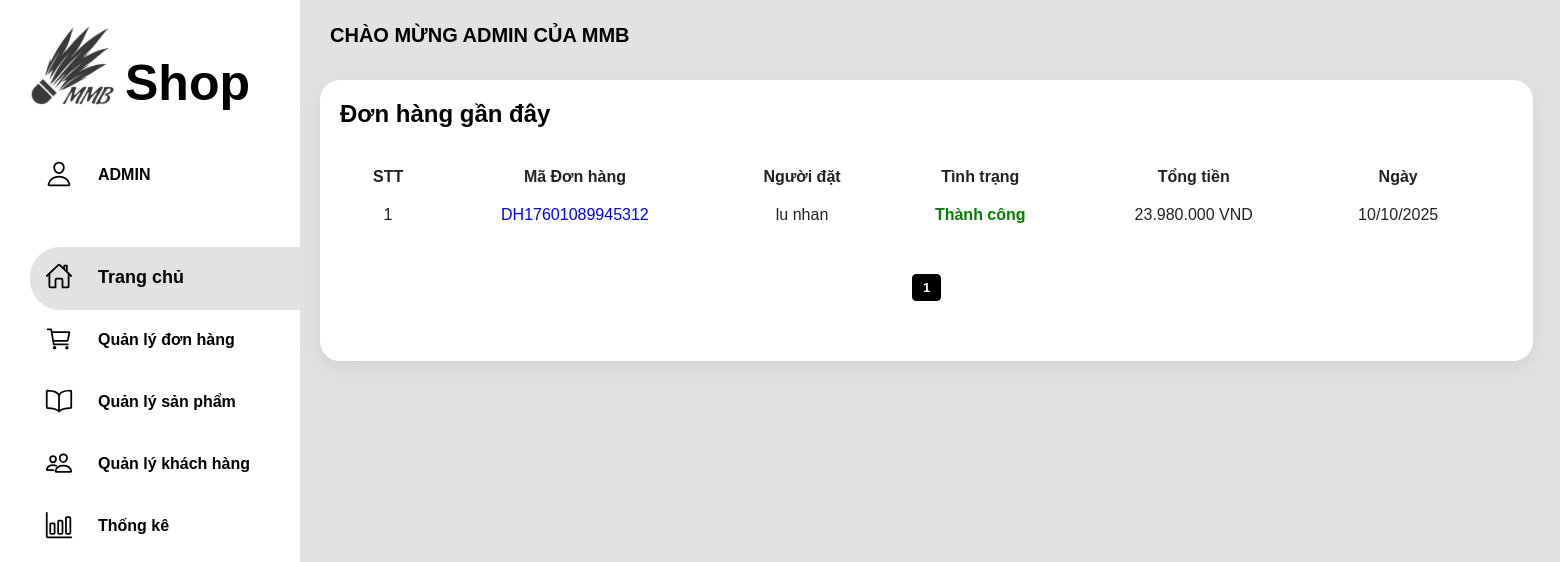
Page /admin/html/trangchuadmin.php on the earlier database version.
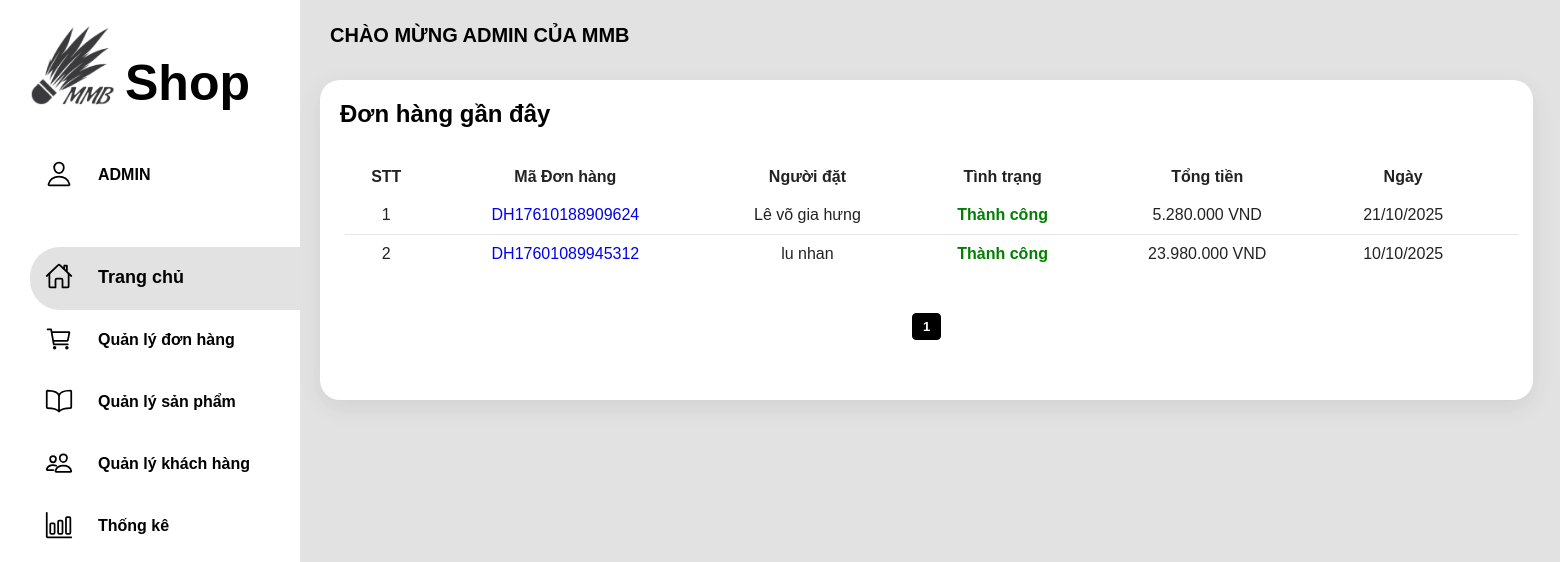
Same page on the later database version.
### tables this page shows
CREATE TABLE `orders` (
  `id` int(11) NOT NULL,
  `code` varchar(50) NOT NULL,
  `user_id` int(11) NOT NULL,
  `total` decimal(15,2) NOT NULL,
  `status` varchar(50) DEFAULT 'Chờ xác nhận',
  `created_at` datetime DEFAULT current_timestamp()
);

CREATE TABLE `users` (
  `id` int(11) NOT NULL,
  `avatar` varchar(255) DEFAULT 'default.jpg',
  `username` varchar(50) NOT NULL,
  `fullname` varchar(100) NOT NULL,
  `email` varchar(100) NOT NULL,
  `address` varchar(255) NOT NULL,
  `birthday` date NOT NULL,
  `password` varchar(255) NOT NULL,
  `numberphone` varchar(15) DEFAULT NULL,
  `city` varchar(50) NOT NULL,
  `address1` varchar(50) DEFAULT NULL,
  `status` tinyint(4) DEFAULT 1
);

### database/connect.php (called while the page is built, shortened)
<?php
   class database {
    private $conn = null;
    private $host = 'localhost';
    private $user = 'root';
    private $pass = '';
    private $database = 'mydb';
    private $result = null;
    private function connect(){
        $this->conn = new mysqli($this->host,$this->user,$this->pass,$this->database)
        or die('Kết nối database thất bại');
        $this-> conn ->query('SET NAMES UTF8');
    }
     public function fetchAll() {
        if ($this->result && $this->result->num_rows > 0) {
            return $this->result->fetch_all(MYSQLI_ASSOC);
        }
        return [];
    }
    public function select_prepare($sql, $types = '', ...$params) {
        $this->stmt = $this->conn->prepare($sql);
        if ($this->stmt->execute()) {
            $this->result = $this->stmt->get_result();
            return $this;
        }
        return false;
    }
   }
?>

### admin/html/trangchuadmin.php (the view, shortened to what this page needs)
<!DOCTYPE html>
<html lang="en">
<?php
include $_SERVER['DOCUMENT_ROOT'] . '/Web-Badminton-Shop/database/connect.php';
$data = new Database();
$limit = 10;
$page = isset($_GET['page']) ? (int)$_GET['page'] : 1;
$offset = ($page - 1) * $limit;
$sql = "SELECT orders.*, users.fullname
        FROM orders
        JOIN users ON orders.user_id = users.id
        ORDER BY orders.created_at DESC
        LIMIT $offset, $limit";
$data->select_prepare($sql);
$result = $data->fetchAll();
$sql_total = "SELECT COUNT(*) as total FROM orders";
$data->select_prepare($sql_total);
$result_total = $data->fetchAll();
$row_total = $result_total[0];
$total_orders = $row_total['total'];
$total_pages = ceil($total_orders / $limit);
?>
<head>
    <link rel="stylesheet" href="../css/indexadmin.css">
    <link rel="stylesheet" href="../css/quanlydonhang.css">
    <link rel="stylesheet" href="https://cdnjs.cloudflare.com/ajax/libs/font-awesome/6.0.0-beta3/css/all.min.css">
</head>
<body>
    <div class="container">
        <div class="navigation">
            <ul>
                <li>
                        <div style="display: flex; align-items: center; position: relative;">
                        <img src="../img/logo.png" alt="a logo" width="85px" height="85px">
                        <span class="custom-font" style="margin-left: 10px; position: relative; top: 20px;">Shop</span>
</div>
                </li>
                <div class="">
                <li>
                    <a href="" style="color: black;" id="">
                        <span class="icon">
                            <ion-icon name="person-outline"></ion-icon>
                        </span>
                        <span class="title">ADMIN</span>
                    </a>
                </li>
            </div>
                <li>
                    <a href="trangchuadmin.php" style="color: black;" id="active">
                        <span class="icon">
                            <ion-icon name="home-outline"></ion-icon>
                        </span>
                        <span class="title">Trang chủ</span>
                    </a>
                </li>
                <li>
                    <a href="quanlydonhang.php"style="color: black;" >
                        <span class="icon">
                            <ion-icon name="cart-outline"></ion-icon>
                        </span>
                        <span class="title">Quản lý đơn hàng</span>
                    </a>
                </li>
                <li>
                    <a href="quanlysanpham.php" style="color: black;">
                        <span class="icon">
                            <ion-icon name="book-outline"></ion-icon>
                        </span>
                        <span class="title">Quản lý sản phẩm</span>
                    </a>
                </li>
                <li>
                    <a href="quanlykhachhang.php"style="color: black;">
                        <span class="icon">
                            <ion-icon name="people-outline"></ion-icon>
                        </span>
                        <span class="title">Quản lý khách hàng</span>
                    </a>
                </li>
                <li>
                    <a href="thongke.php"style="color: black;">
                        <span class="icon">
                            <ion-icon name="bar-chart-outline"></ion-icon>
                        </span>
                        <span class="title">Thống kê</span>
                    </a>
                </li>
            </ul>
        </div>
        <div class="main">
            <div class="topbar">
                <div class="hello">
                    <p>CHÀO MỪNG ADMIN CỦA MMB</p>
                </div>
            </div>
        <div class="details">
    <div class="recentOrders">
        <div class="cardHeader">
            <h2>Đơn hàng gần đây</h2>
        </div>
        <table>
            <thead>
                <tr>
                    <td>STT</td>
                    <td>Mã Đơn hàng</td>
                    <td>Người đặt</td>
                    <td>Tình trạng</td>
                    <td>Tổng tiền</td>
                    <td>Ngày</td>
                    <td></td>
                </tr>
            </thead>
            <tbody>
                <?php
$stt = ($page - 1) * $limit + 1;
foreach ($result as $row) {
?>
    <tr>
        <td><?= $stt++ ?></td>
        <td><a href="chitietdonhang.php?id=<?= $row['id'] ?>"><?= htmlspecialchars($row['code']) ?></a></td>
        <td><?= htmlspecialchars($row['fullname']) ?></td>
        <?php
        $status = $row['status'];
        $class = '';
        if ($status == 'Thành công') {
            $class = 'success';
        } elseif ($status == 'Chờ xác nhận') {
            $class = 'pending';
        } elseif ($status == 'Đã hủy') {
            $class = 'cancelled';
        } elseif ($status == 'Đang giao') {
            $class = 'shipping';
        }
        ?>
        <td class="<?= $class ?>"><?= htmlspecialchars($status) ?></td>
        <td><?= number_format($row['total'], 0, ',', '.') ?> VND</td>
        <td><?= date('d/m/Y', strtotime($row['created_at'])) ?></td>
    </tr>
<?php } ?>
            </tbody>
        </table>
        <div class="pagination">
            <?php
            for ($i = 1; $i <= $total_pages; $i++) {
                if ($i == $page) {
                    echo "<span class='current'>$i</span>";
                } else {
                    echo "<a href='trangchuadmin.php?page=$i'>$i</a>";
                }
            }
            ?>
        </div>
    </div>
</div>
            </div>
    </div>
</body>
</html>

### admin/css/indexadmin.css (style rules this page uses)
* { font-family: Arial, sans-serif; margin: 0; padding: 0; box-sizing: border-box; }
:root { --blue: #fff; --white: #99999949; --gray: #f5f5f5; --black1: #222; --black2: #999; }
body { min-height: 100vh; overflow-x: hidden; }
.container { position: relative; width: 100%; }
.navigation { position: fixed; width: 300px; height: 100%; background: var(--blue); border-left: 10px solid var(--blue); transition: 0.5s; overflow: hidden; }
a { text-decoration: none; }
.navigation ul { position: absolute; top: 20px; left: 20px; width: 100%; list-style-type: none; }
.navigation #active { background-color: #99999949; color: #000000; font-size: 18px; border-top-left-radius: 30px; border-bottom-left-radius: 30px; }
.navigation ul li:nth-child(1) { margin-bottom: 40px; }
.custom-font { font-family: sans-serif; font-size: 50px; font-family: sans-serif; font-weight: bold; color: #000; }
.navigation ul li a { position: relative; display: block; display: flex; text-decoration: none; color: var(--white); }
.navigation ul li a .icon ion-icon { font-size: 1.75rem; margin: 15px; font-weight: bold; color: #000; }
.navigation ul li a .title { position: relative; display: block; padding: 0 10px; line-height: 60px; font-weight: bold; color: #000; }
.main { position: absolute; width: calc(100% - 300px); left: 300px; min-height: 100vh; background: var(--white); transition: 0.5s; }
.topbar { width: 100%; height: 60px; display: flex; justify-content: space-between; align-items: center; padding: 0 10px; }
.hello { position: relative; overflow: hidden; cursor: pointer; margin-top: 10px; padding: 20px; font-weight: bolder; font-size: 20px; color: rgb(0, 0, 0); }
.details { position: relative; width: 150%; padding: 20px; display: grid; grid-template-columns: 2fr 1fr; grid-gap: 30px; }
.details td { text-align: center; }
.details .recentOrders { position: relative; background: white; padding: 20px; box-shadow: 0 7px 25px rgba(0, 0, 0, 0.08); border-radius: 20px; }
.details .cardHeader { display: flex; margin-bottom: 30px; justify-content: space-between; align-items: flex-start; }
.cardHeader h2 { font-weight: bolder; color: black; }
.details table { width: 100%; border-collapse: collapse; margin-top: 10px; text-align: left; padding: 20px; margin-left:20px; }
.details .recentOrders table tr td:last-child { text-align: center; }
.details table thead td { font-weight: 600; }
.details .recentOrders table tr { color: var(--black1); border-bottom: 1px solid rgba(0, 0, 0, 0.1); }
.details .recentOrders table tr:last-child { border-bottom: none; }
.details .recentOrders table tr td { padding: 10px; }
.details .recentOrders table tr td:nth-child(2) { text-align: center; }
.details .recentOrders table tr td:nth-child(3) { text-align: center; }
.pagination { padding: 10px; text-align: center; list-style: none; font-weight: lighter; }

### admin/css/quanlydonhang.css (style rules this page uses)
.pagination { padding: 10px; text-align: center; list-style: none; font-weight: lighter; }
.details .recentOrders table tr td:last-child { text-align: center; }
.details table { width: 100%; border-collapse: collapse; margin-top: 10px; text-align: center; padding: 20px; margin-left: 5px; }

### admin/html/trangchuadmin.php (style rules this page uses)
.success { color: green; font-weight: bold; }
.pagination { display: flex; justify-content: center; align-items: center; margin: 30px 0; font-family: Arial, sans-serif; font-size: 13px; }
.pagination a, .pagination .current { margin: 0 5px; padding: 5px 10px; text-decoration: none; border: 1px solid #ccc; border-radius: 4px; color: #333; background-color: #f9f9f9; transition: background-color 0.3s, color 0.3s; }
.pagination .current { font-weight: bold; background-color:rgb(0, 0, 0); color: white; border-color:rgb(0, 0, 0); cursor: default; }

Differences in the rows shown:
added orders: code "DH17610188909624", user.fullname "Lê võ gia hưng", status "Thành công", total "5.280.000", created_at "21/10/2025"
